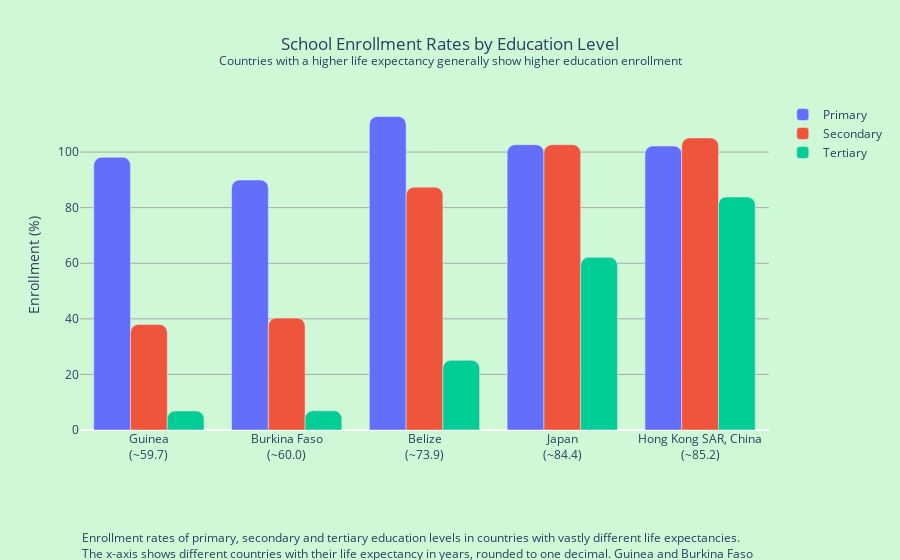

Notebook cell for this chart:
### Code cell
import plotly.graph_objects as go
import pandas as pd

df = pd.read_csv('datasets/life_enrollments.csv')

# Round life expectancy values to one decimal
df['Life expectancy'] = df['Life expectancy'].round(1)

# Create custom labels with country name and life expectancy
countries_with_le = [f"{country}<br>(~{life_expectancy})" for country, life_expectancy in zip(df['Country Name'], df['Life expectancy'])]

fig = go.Figure(
    data=[
        go.Bar(x=countries_with_le, y=df['School enrollment, primary (% gross)'], name='Primary'),
        go.Bar(x=countries_with_le, y=df['School enrollment, secondary (% gross)'], name='Secondary'),
        go.Bar(x=countries_with_le, y=df['School enrollment, tertiary (% gross)'], name='Tertiary')
    ],
    layout=dict(
        bargap=0.2,
        barmode='group',
        barcornerradius=8
    )
)

# Update the hover template
for trace in fig.data:
    trace.hovertemplate = '<b>' + trace.name.capitalize() + '</b><br>Enrollment rate: %{y}%<extra></extra>'

fig.update_layout(
    title='School Enrollment Rates by Education Level<br><sup>Countries with a higher life expectancy generally show higher education enrollment</sup>', title_x=0.5,
    yaxis_title='Enrollment (%)',
    margin={'l': 80, 'b': 130, 't': 100},
    plot_bgcolor='#cff8d6',  
    paper_bgcolor='#cff8d6',
    xaxis=dict(
        tickmode='array',  
        tickvals=countries_with_le,  
        ticktext=countries_with_le
    ),
    yaxis=dict(
        gridcolor='darkgrey',
        gridwidth=1 
    )
)

# Add annotation
fig.add_annotation(
    x=-0.0, y=-0.5,
    showarrow=False,
    xref='paper', yref='paper',
    xanchor='left', yanchor='bottom',
    align='left',
    text='Enrollment rates of primary, secondary and tertiary education levels in countries with vastly different life expectancies.<br>' +
         'The x-axis shows different countries with their life expectancy in years, rounded to one decimal. Guinea and Burkina Faso<br>' +
         'represent countries with a low life expectancy. Belize is represents a middleground, where its life expectancy is close to the<br>' +
         'median life expectancy of all countries. Japan and Hong Kong represesent countries with high life expectancy.'
)

# Show the figure
fig.show()

### Figure 1 — Plotly figure (JSON) as saved in the notebook; plotly's stock layout.template omitted (floating-point values rounded to 4 significant figures)
{"data": [{"hovertemplate": "<b>Primary</b><br>Enrollment rate: %{y}%<extra></extra>", "name": "Primary", "type": "bar", "x": ["Guinea<br>(~59.7)", "Burkina Faso<br>(~60.0)", "Belize<br>(~73.9)", "Japan<br>(~84.4)", "Hong Kong SAR, China<br>(~85.2)"], "y": [98.14, 89.96, 112.8, 102.7, 102.2]}, {"hovertemplate": "<b>Secondary</b><br>Enrollment rate: %{y}%<extra></extra>", "name": "Secondary", "type": "bar", "x": ["Guinea<br>(~59.7)", "Burkina Faso<br>(~60.0)", "Belize<br>(~73.9)", "Japan<br>(~84.4)", "Hong Kong SAR, China<br>(~85.2)"], "y": [37.99, 40.27, 87.38, 102.7, 105.1]}, {"hovertemplate": "<b>Tertiary</b><br>Enrollment rate: %{y}%<extra></extra>", "name": "Tertiary", "type": "bar", "x": ["Guinea<br>(~59.7)", "Burkina Faso<br>(~60.0)", "Belize<br>(~73.9)", "Japan<br>(~84.4)", "Hong Kong SAR, China<br>(~85.2)"], "y": [6.844, 6.937, 25.07, 62.12, 83.85]}], "layout": {"annotations": [{"align": "left", "showarrow": false, "text": "Enrollment rates of primary, secondary and tertiary education levels in countries with vastly different life expectancies.<br>The x-axis shows different countries with their life expectancy in years, rounded to one decimal. Guinea and Burkina Faso<br>represent countries with a low life expectancy. Belize is represents a middleground, where its life expectancy is close to the<br>median life expectancy of all countries. Japan and Hong Kong represesent countries with high life expectancy.", "x": 0, "xanchor": "left", "xref": "paper", "y": -0.5, "yanchor": "bottom", "yref": "paper"}], "barcornerradius": 8, "bargap": 0.2, "barmode": "group", "margin": {"b": 130, "l": 80, "t": 100}, "paper_bgcolor": "#cff8d6", "plot_bgcolor": "#cff8d6", "title": {"text": "School Enrollment Rates by Education Level<br><sup>Countries with a higher life expectancy generally show higher education enrollment</sup>", "x": 0.5}, "xaxis": {"tickmode": "array", "ticktext": ["Guinea<br>(~59.7)", "Burkina Faso<br>(~60.0)", "Belize<br>(~73.9)", "Japan<br>(~84.4)", "Hong Kong SAR, China<br>(~85.2)"], "tickvals": ["Guinea<br>(~59.7)", "Burkina Faso<br>(~60.0)", "Belize<br>(~73.9)", "Japan<br>(~84.4)", "Hong Kong SAR, China<br>(~85.2)"]}, "yaxis": {"gridcolor": "darkgrey", "gridwidth": 1, "title": {"text": "Enrollment (%)"}}}}
